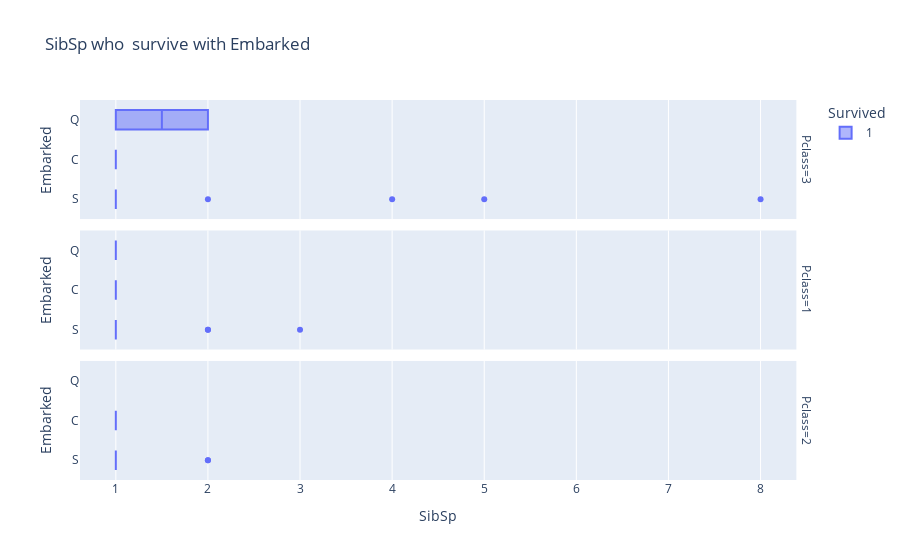

The code cell stored with this chart in its notebook:
### Code cell
# how many sibsp who survive with age_group 

fig = px.box(df.loc[(df['SibSp']>0) & (df['Survived']==1)], x="SibSp", y="Embarked", color="Survived", facet_row="Pclass", title="SibSp who  survive with Embarked")
fig.show()

### Figure 1 — Plotly figure (JSON) as saved in the notebook; plotly's stock layout.template omitted (floating-point values rounded to 4 significant figures)
{"data": [{"alignmentgroup": "True", "hovertemplate": "Survived=1<br>Pclass=3<br>SibSp=%{x}<br>Embarked=%{y}<extra></extra>", "legendgroup": "1", "marker": {"color": "#636efa"}, "name": "1", "notched": false, "offsetgroup": "1", "orientation": "h", "showlegend": true, "type": "box", "x": [1, 1, 1, 1, 1, 1, 1, 1, 2, 5, 1, 8, 4, 1, 1, 1, 1, 1, 1, 1, 1, 1, 1, 2, 1, 1], "x0": " ", "xaxis": "x3", "y": ["S", "S", "S", "S", "S", "S", "C", "S", "Q", "S", "S", "S", "S", "C", "S", "Q", "C", "S", "S", "C", "S", "S", "S", "S", "S", "S"], "y0": " ", "yaxis": "y3"}, {"alignmentgroup": "True", "hovertemplate": "Survived=1<br>Pclass=1<br>SibSp=%{x}<br>Embarked=%{y}<extra></extra>", "legendgroup": "1", "marker": {"color": "#636efa"}, "name": "1", "notched": false, "offsetgroup": "1", "orientation": "h", "showlegend": false, "type": "box", "x": [1, 1, 1, 1, 3, 1, 2, 1, 1, 1, 1, 1, 1, 1, 1, 1, 1, 1, 2, 1, 1, 1, 1, 1], "x0": " ", "xaxis": "x2", "y": ["S", "S", "C", "S", "S", "S", "S", "S", "S", "C", "S", "C", "S", "C", "C", "C", "C", "S", "S", "C", "S", "S", "C", "Q"], "y0": " ", "yaxis": "y2"}, {"alignmentgroup": "True", "hovertemplate": "Survived=1<br>Pclass=2<br>SibSp=%{x}<br>Embarked=%{y}<extra></extra>", "legendgroup": "1", "marker": {"color": "#636efa"}, "name": "1", "notched": false, "offsetgroup": "1", "orientation": "h", "showlegend": false, "type": "box", "x": [1, 2, 1, 1, 1, 1, 1, 1, 1, 1, 1, 2, 1, 1], "x0": " ", "xaxis": "x", "y": ["C", "S", "S", "S", "S", "C", "S", "S", "S", "S", "C", "S", "C", "S"], "y0": " ", "yaxis": "y"}], "layout": {"annotations": [{"font": {}, "showarrow": false, "text": "Pclass=2", "textangle": 90, "x": 0.98, "xanchor": "left", "xref": "paper", "y": 0.1567, "yanchor": "middle", "yref": "paper"}, {"font": {}, "showarrow": false, "text": "Pclass=1", "textangle": 90, "x": 0.98, "xanchor": "left", "xref": "paper", "y": 0.5, "yanchor": "middle", "yref": "paper"}, {"font": {}, "showarrow": false, "text": "Pclass=3", "textangle": 90, "x": 0.98, "xanchor": "left", "xref": "paper", "y": 0.8433, "yanchor": "middle", "yref": "paper"}], "boxmode": "group", "legend": {"title": {"text": "Survived"}, "tracegroupgap": 0}, "title": {"text": "SibSp who  survive with Embarked"}, "xaxis": {"anchor": "y", "domain": [0, 0.98], "title": {"text": "SibSp"}}, "xaxis2": {"anchor": "y2", "domain": [0, 0.98], "matches": "x", "showticklabels": false}, "xaxis3": {"anchor": "y3", "domain": [0, 0.98], "matches": "x", "showticklabels": false}, "yaxis": {"anchor": "x", "domain": [0, 0.3133], "title": {"text": "Embarked"}}, "yaxis2": {"anchor": "x2", "domain": [0.3433, 0.6567], "matches": "y", "title": {"text": "Embarked"}}, "yaxis3": {"anchor": "x3", "domain": [0.6867, 1.0], "matches": "y", "title": {"text": "Embarked"}}}}
